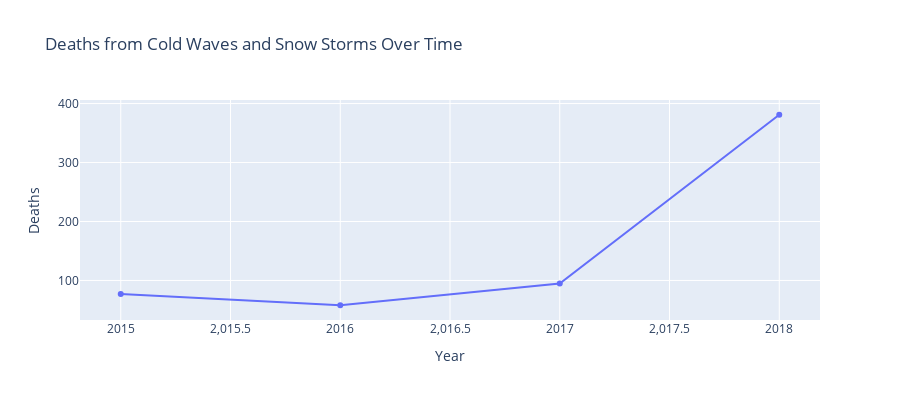

The cell this chart's notebook holds for it:
### Code cell
# Visualize deaths trend over years
if len(impacts_df) > 0 and 'deaths_by_year' in dir():
    if len(deaths_by_year) > 0:
        fig = px.line(
            x=deaths_by_year.index,
            y=deaths_by_year.values,
            title='Deaths from Cold Waves and Snow Storms Over Time',
            labels={'x': 'Year', 'y': 'Deaths'},
            markers=True
        )
        fig.update_layout(height=400)
        fig.show()

### Figure 1 — Plotly figure (JSON) as saved in the notebook; plotly's stock layout.template omitted (floating-point values rounded to 4 significant figures)
{"data": [{"hovertemplate": "Year=%{x}<br>Deaths=%{y}<extra></extra>", "legendgroup": "", "line": {"color": "#636efa", "dash": "solid"}, "marker": {"symbol": "circle"}, "mode": "lines+markers", "name": "", "orientation": "v", "showlegend": false, "type": "scatter", "x": [2015, 2016, 2017, 2018], "xaxis": "x", "y": [77.0, 58.0, 95.0, 381.0], "yaxis": "y"}], "layout": {"height": 400, "legend": {"tracegroupgap": 0}, "title": {"text": "Deaths from Cold Waves and Snow Storms Over Time"}, "xaxis": {"anchor": "y", "domain": [0, 1], "title": {"text": "Year"}}, "yaxis": {"anchor": "x", "domain": [0, 1], "title": {"text": "Deaths"}}}}
